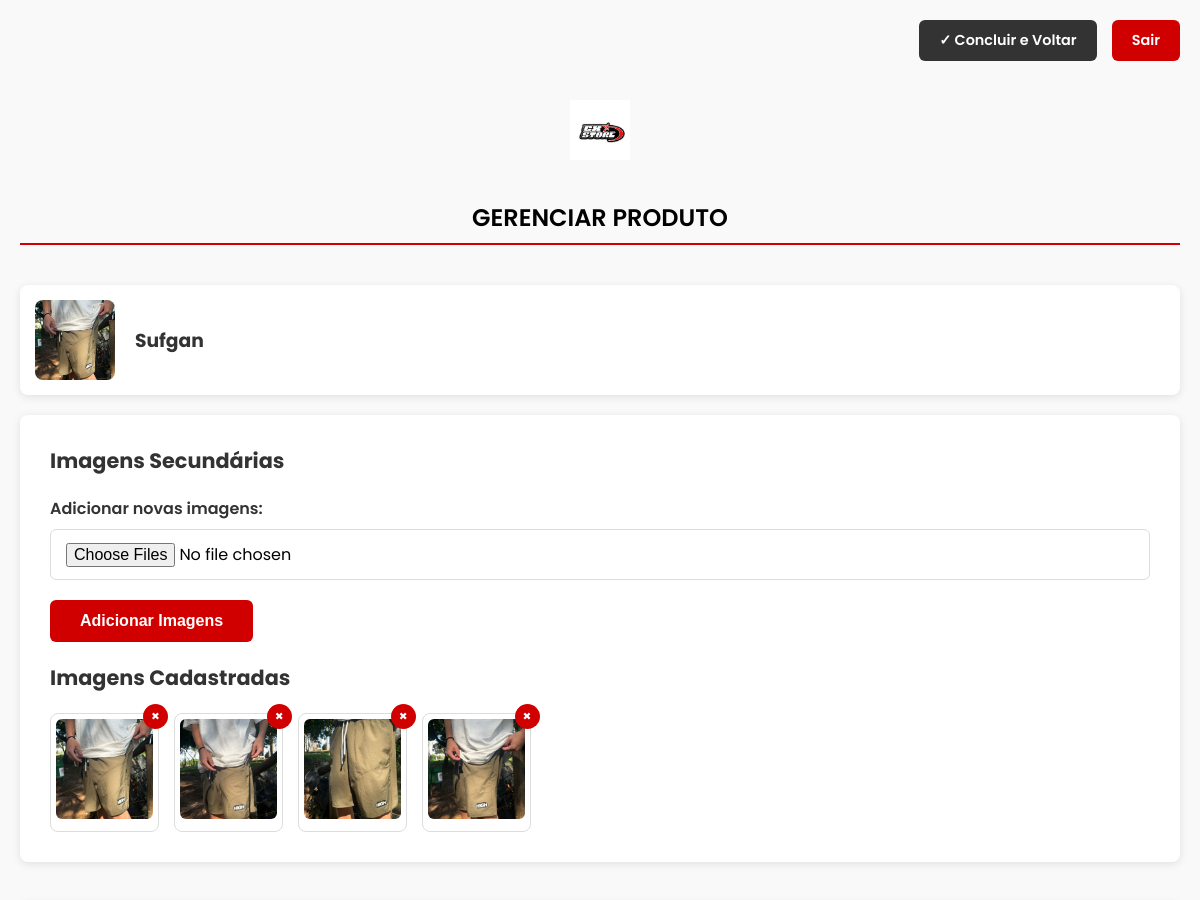
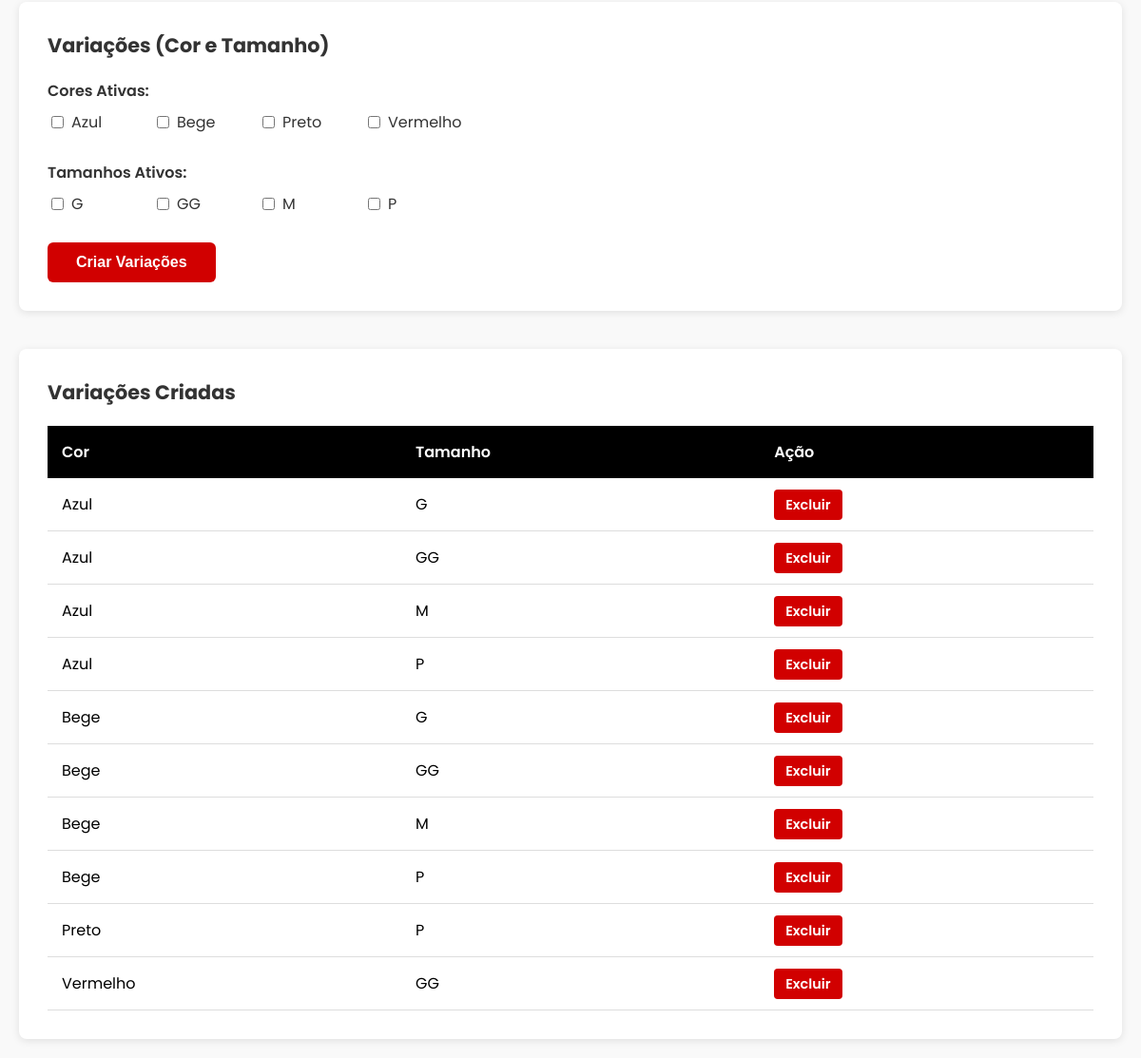
Page /admin/gerenciar_variacoes.php?id_produto=45 (signed in) on the committed database (2 pictures, top to bottom).
### tables this page shows
CREATE TABLE IF NOT EXISTS `produto_anuncio` (
  `id` int(11) NOT NULL AUTO_INCREMENT,
  `nome` varchar(128) NOT NULL,
  `descricao` text DEFAULT NULL,
  `imagem` varchar(255) DEFAULT NULL,
  `fk_categoria_id` int(11) DEFAULT NULL,
  `preco` decimal(10,2) DEFAULT NULL,
  `status` tinytext DEFAULT '1',
  `ativo` tinyint(1) NOT NULL DEFAULT 1,
  PRIMARY KEY (`id`),
  KEY `FK_produto_anuncio_categoria` (`fk_categoria_id`),
  CONSTRAINT `FK_produto_anuncio_categoria` FOREIGN KEY (`fk_categoria_id`) REFERENCES `categoria` (`id`) ON DELETE NO ACTION ON UPDATE NO ACTION
);

CREATE TABLE IF NOT EXISTS `imagem_produto` (
  `id` int(11) NOT NULL AUTO_INCREMENT,
  `fk_produto_anuncio` int(11) DEFAULT NULL,
  `caminho` varchar(255) DEFAULT NULL,
  PRIMARY KEY (`id`),
  KEY `FK_produto_anuncio` (`fk_produto_anuncio`),
  CONSTRAINT `FK_produto_anuncio` FOREIGN KEY (`fk_produto_anuncio`) REFERENCES `produto_anuncio` (`id`) ON DELETE CASCADE ON UPDATE NO ACTION
);

CREATE TABLE IF NOT EXISTS `cor` (
  `id` int(11) NOT NULL AUTO_INCREMENT,
  `nome` varchar(128) NOT NULL,
  `ativo` tinyint(4) DEFAULT 1,
  PRIMARY KEY (`id`)
);

CREATE TABLE IF NOT EXISTS `tamanho` (
  `id` int(11) NOT NULL AUTO_INCREMENT,
  `nome` varchar(50) NOT NULL,
  `ativo` tinyint(4) DEFAULT 1,
  PRIMARY KEY (`id`)
);

CREATE TABLE IF NOT EXISTS `variacao_produto` (
  `id` int(11) NOT NULL AUTO_INCREMENT,
  `fk_produto_anuncio_id` int(11) NOT NULL,
  `fk_cor_id` int(11) DEFAULT NULL,
  `fk_tamanho_id` int(11) DEFAULT NULL,
  `disponivel` tinyint(1) NOT NULL DEFAULT 1,
  PRIMARY KEY (`id`),
  KEY `FK_variacao_produto_anuncio` (`fk_produto_anuncio_id`),
  KEY `FK_variacao_produto_cor` (`fk_cor_id`),
  KEY `FK_variacao_produto_tamanho` (`fk_tamanho_id`),
  CONSTRAINT `FK_variacao_produto_anuncio` FOREIGN KEY (`fk_produto_anuncio_id`) REFERENCES `produto_anuncio` (`id`) ON DELETE CASCADE,
  CONSTRAINT `FK_variacao_produto_cor` FOREIGN KEY (`fk_cor_id`) REFERENCES `cor` (`id`) ON DELETE CASCADE,
  CONSTRAINT `FK_variacao_produto_tamanho` FOREIGN KEY (`fk_tamanho_id`) REFERENCES `tamanho` (`id`) ON DELETE CASCADE
);

### classes/Produto.php (called while the page is built, shortened)
<?php
class Produto
{
    private $conn;
    private $tabela_produto = "produto_anuncio";
    public $id;
    public function __construct($db)
    {
        $this->conn = $db;
    }
    public function buscaID()
    {
        $query = "SELECT p.*, c.nome as nome_categoria FROM " . $this->tabela_produto . " p LEFT JOIN categoria c ON p.fk_categoria_id = c.id WHERE p.id = ? LIMIT 1";
        $stmt = $this->conn->prepare($query);
        $stmt->bind_param("i", $this->id);
        $stmt->execute();
        $res = $stmt->get_result();
        if ($res->num_rows == 1) {
            $row = $res->fetch_assoc();
            return $row;
        }
        return false;
    }
    public function listarVariacoes()
    {
        $query = "SELECT v.id as id_variacao, c.nome as nome_cor, t.nome as nome_tamanho FROM variacao_produto v LEFT JOIN cor c ON v.fk_cor_id = c.id LEFT JOIN tamanho t ON v.fk_tamanho_id = t.id WHERE v.fk_produto_anuncio_id = ?";
        $stmt = $this->conn->prepare($query);
        $stmt->bind_param("i", $this->id);
        $stmt->execute();
        $resultado = $stmt->get_result();
        return $resultado;
    }
    public function listarImagens()
    {
        $query = "SELECT id, caminho FROM imagem_produto WHERE fk_produto_anuncio = ?";
        $stmt = $this->conn->prepare($query);
        $stmt->bind_param("i", $this->id);
        $stmt->execute();
        $resultado = $stmt->get_result();
        return $resultado;
    }
}

### classes/Cor.php (called while the page is built, shortened)
<?php
class Cor
{
    private $conn;
    private $tabela_cor = "cor";
    public function __construct($db)
    {
        $this->conn = $db;
    }
    public function listarAtivo()
    {
        $query = "SELECT * FROM " . $this->tabela_cor . " WHERE ativo = TRUE ORDER BY nome";
        $stmt = $this->conn->prepare($query);
        $stmt->execute();
        $resultado = $stmt->get_result();
        return $resultado;
    }
}

### classes/Tamanho.php (called while the page is built, shortened)
<?php
class Tamanho
{
    private $conn;
    private $tabela_tamanho = "tamanho";
    public function __construct($db)
    {
        $this->conn = $db;
    }
    public function listarAtivo()
    {
        $query = "SELECT * FROM " . $this->tabela_tamanho . " WHERE ativo = TRUE ORDER BY nome";
        $stmt = $this->conn->prepare($query);
        $stmt->execute();
        $resultado = $stmt->get_result();
        return $resultado;
    }
}

### admin/gerenciar_variacoes.php (the view, shortened to what this page needs)
<?php
require_once('../classes/Produto.php');
require_once('../classes/Cor.php');
require_once('../classes/Tamanho.php');
$id_produto = $_GET['id_produto'];
$database = new Database();
$db = $database->getConnection();
$produto = new Produto($db);
$cor = new Cor($db);
$tamanho = new Tamanho($db);
$produto->id = $id_produto;
$produto_info = $produto->buscaID();
$lista_cores = $cor->listarAtivo();
$lista_tamanhos = $tamanho->listarAtivo();
$lista_variacoes = $produto->listarVariacoes();
$lista_imagens = $produto->listarImagens();
?>
<!DOCTYPE html>
<html lang="pt-BR">
<head>
    <link rel="stylesheet" href="../assets/css/gerenciar_variacoes.css" />
    </head>
<body>
    <header>
        <img src="../assets/imagens/Logo.jpg" alt="CX Store Logo" />
    </header>
    <div class="top-nav">
        <a href="produtos.php" class="btn-voltar">✓ Concluir e Voltar</a>
        <a href="../logout.php" class="btn-sair">Sair</a>
    </div>
    <h2>GERENCIAR PRODUTO</h2>
    <div class="info-produto">
        <?php if (!empty($produto_info['imagem'])): ?>
            <img src="../assets/uploads/<?= htmlspecialchars($produto_info['imagem']) ?>" alt="<?= htmlspecialchars($produto_info['nome']) ?>">
        <?php endif; ?>
        <h3><?= htmlspecialchars($produto_info['nome']) ?></h3>
    </div>
    <section class="form-container">
        <h3>Imagens Secundárias</h3>
        <form action="processa_add_imagens.php" method="POST" enctype="multipart/form-data">
            <div class="form-group">
                <label for="imagens_secundarias">Adicionar novas imagens:</label>
                <input type="file" id="imagens_secundarias" name="imagens[]" accept="image/*" multiple required>
            </div>
            <button type="submit" class="btn-adicionar">Adicionar Imagens</button>
        </form>
        <h3 style="margin-top: 20px;">Imagens Cadastradas</h3>
        <div class="imagem-galeria">
            <?php
            if ($lista_imagens->num_rows == 0) {
                echo '<p class="empty-message" style="grid-column: 1 / -1;">Nenhuma imagem secundária cadastrada.</p>';
            } else {
                while ($img = $lista_imagens->fetch_assoc()) {
                    if (!empty($img['caminho'])) {
                        echo '<div class="imagem-item">';
                        echo '<img src="../assets/uploads/' . htmlspecialchars($img['caminho']) . '" >';
                        echo '<a href="excluir_imagem.php?id_imagem=' . $img['id'] . '&id_produto=' . $id_produto . '" class="excluir-img" title="Excluir Imagem">&times;</a>';
                        echo '</div>';
                    }
                }
            }
            ?>
        </div>
    </section>
    <section class="form-container">
        <h3>Variações (Cor e Tamanho)</h3>
        <form action="processa_add_variacoes.php" method="POST">
            <div class="form-group">
                <label>Cores Ativas:</label>
                <div class="checkbox-grid">
                    <?php while ($cor = $lista_cores->fetch_assoc()): ?>
                        <label>
                            <input type="checkbox" name="cores[]" value="<?= $cor['id'] ?>">
                            <?= htmlspecialchars($cor['nome']) ?>
                        </label>
                    <?php endwhile; ?>
                </div>
            </div>
            <div class="form-group">
                <label>Tamanhos Ativos:</label>
                <div class="checkbox-grid">
                    <?php while ($tamanho = $lista_tamanhos->fetch_assoc()): ?>
                        <label>
                            <input type="checkbox" name="tamanhos[]" value="<?= $tamanho['id'] ?>">
                            <?= htmlspecialchars($tamanho['nome']) ?>
                        </label>
                    <?php endwhile; ?>
                </div>
            </div>
            <button type="submit" class="btn-adicionar">Criar Variações</button>
        </form>
    </section>
    <section class="lista-container">
        <h3>Variações Criadas</h3>
        <div class="table-wrapper">
            <table>
                <thead>
                    <tr>
                        <th>Cor</th>
                        <th>Tamanho</th>
                        <th>Ação</th>
                    </tr>
                </thead>
                <tbody>
                    <?php
                    if ($lista_variacoes->num_rows == 0) {
                        echo '<tr><td colspan="3" class="empty-message">Nenhuma variação cadastrada para este produto.</td></tr>';
                    } else {
                        while ($var = $lista_variacoes->fetch_assoc()) {
                            echo '<tr>';
                            echo '<td>' . htmlspecialchars($var['nome_cor'] ?? 'N/A') . '</td>';
                            echo '<td>' . htmlspecialchars($var['nome_tamanho'] ?? 'N/A') . '</td>';
                            echo '<td>';
                            echo '<a href="excluir_variacao.php?id_variacao=' . $var['id_variacao'] . '&id_produto=' . $id_produto . '" class="btn-acao excluir">Excluir</a>';
                            echo '</td>';
                            echo '</tr>';
                        }
                    }
                    ?>
                </tbody>
            </table>
        </div>
    </section>
</body>
</html>

### assets/css/gerenciar_variacoes.css (style rules this page uses)
body { font-family: 'Poppins', sans-serif; margin: 0 auto; max-width: 1200px; padding: 20px; box-sizing: border-box; background-color: #f9f9f9; }
header { display: flex; justify-content: center; margin-bottom: 20px; padding-top: 80px; }
header img { height: 60px; max-width: 100%; }
.top-nav { position: fixed; top: 20px; right: 20px; display: flex; gap: 15px; z-index: 1000; }
.btn-voltar, .btn-sair { background-color: #333; color: white; text-decoration: none; padding: 10px 20px; border-radius: 6px; font-weight: 600; font-size: 0.9em; transition: background-color 0.3s ease; }
.btn-sair { background-color: #d10000; }
h2 { text-align: center; border-bottom: 2px solid #d10000; display: inline-block; font-weight: 600; margin: 40px auto 40px auto; padding-bottom: 8px; width: auto; display: block; }
.info-produto { display: flex; align-items: center; gap: 20px; margin-bottom: 20px; background: #fff; padding: 15px; border-radius: 8px; box-shadow: 0 2px 8px rgba(0, 0, 0, 0.1); }
.info-produto img { width: 80px; height: 80px; object-fit: cover; border-radius: 8px; }
.info-produto h3 { margin: 0; color: #333; }
.form-container { background-color: white; padding: 30px; border-radius: 8px; box-shadow: 0 2px 8px rgba(0,0,0,0.1); margin-bottom: 40px; }
.form-container h3 { margin-top: 0; color: #333; font-size: 1.3em; margin-bottom: 20px; }
.form-group { margin-bottom: 20px; }
.form-group label { display: block; margin-bottom: 8px; font-weight: 600; color: #333; }
.form-group input, .form-group select { width: 100%; padding: 12px 15px; border: 1px solid #ddd; border-radius: 6px; font-size: 1em; font-family: 'Poppins', sans-serif; box-sizing: border-box; transition: border-color 0.3s ease; }
.checkbox-grid { display: grid; grid-template-columns: repeat(auto-fill, minmax(100px, 1fr)); gap: 10px; }
.checkbox-grid label { display: flex; align-items: center; gap: 5px; font-weight: normal; }
.checkbox-grid input[type="checkbox"] { width: auto; }
.imagem-galeria { display: grid; grid-template-columns: repeat(auto-fill, minmax(100px, 1fr)); gap: 15px; }
.imagem-item { position: relative; border: 1px solid #ddd; border-radius: 8px; padding: 5px; background: #fff; }
.imagem-item img { width: 100%; height: 100px; object-fit: cover; border-radius: 6px; }
.imagem-item a.excluir-img { position: absolute; top: -10px; right: -10px; background: #d10000; color: white; border-radius: 50%; width: 25px; height: 25px; text-align: center; line-height: 25px; text-decoration: none; font-weight: bold; font-size: 14px; }
.btn-adicionar { background-color: #d10000; color: white; border: none; padding: 12px 30px; border-radius: 6px; font-weight: 600; font-size: 1em; cursor: pointer; transition: background-color 0.3s ease; }
.btn-acao.excluir { background-color: #d10000; color: white; padding: 6px 12px; border-radius: 4px; text-decoration: none; font-size: 0.9em; font-weight: 600; }
.lista-container { background-color: white; padding: 30px; border-radius: 8px; box-shadow: 0 2px 8px rgba(0,0,0,0.1); }
.lista-container h3 { margin-top: 0; color: #333; font-size: 1.3em; margin-bottom: 20px; }
.table-wrapper { overflow-x: auto; }
table { width: 100%; border-collapse: collapse; min-width: 600px; }
thead { background-color: #000; color: white; }
thead th { padding: 15px; text-align: left; font-weight: 600; }
tbody td { padding: 15px; border-bottom: 1px solid #ddd; vertical-align: middle; }

### rows in the picture
produto_anuncio: imagem (picture), nome "Sufgan"
imagem_produto: caminho (picture)
imagem_produto: caminho (picture)
imagem_produto: caminho (picture)
imagem_produto: caminho (picture)
cor: nome "Azul"
cor: nome "Bege"
cor: nome "Preto"
cor: nome "Vermelho"
tamanho: nome "G"
tamanho: nome "GG"
tamanho: nome "M"
tamanho: nome "P"
variacao_produto: fk_cor.nome "Azul", fk_tamanho.nome "G"
variacao_produto: fk_cor.nome "Azul", fk_tamanho.nome "GG"
variacao_produto: fk_cor.nome "Azul", fk_tamanho.nome "M"
variacao_produto: fk_cor.nome "Azul", fk_tamanho.nome "P"
variacao_produto: fk_cor.nome "Bege", fk_tamanho.nome "G"
variacao_produto: fk_cor.nome "Bege", fk_tamanho.nome "GG"
variacao_produto: fk_cor.nome "Bege", fk_tamanho.nome "M"
variacao_produto: fk_cor.nome "Bege", fk_tamanho.nome "P"
variacao_produto: fk_cor.nome "Preto", fk_tamanho.nome "P"
variacao_produto: fk_cor.nome "Vermelho", fk_tamanho.nome "GG"
